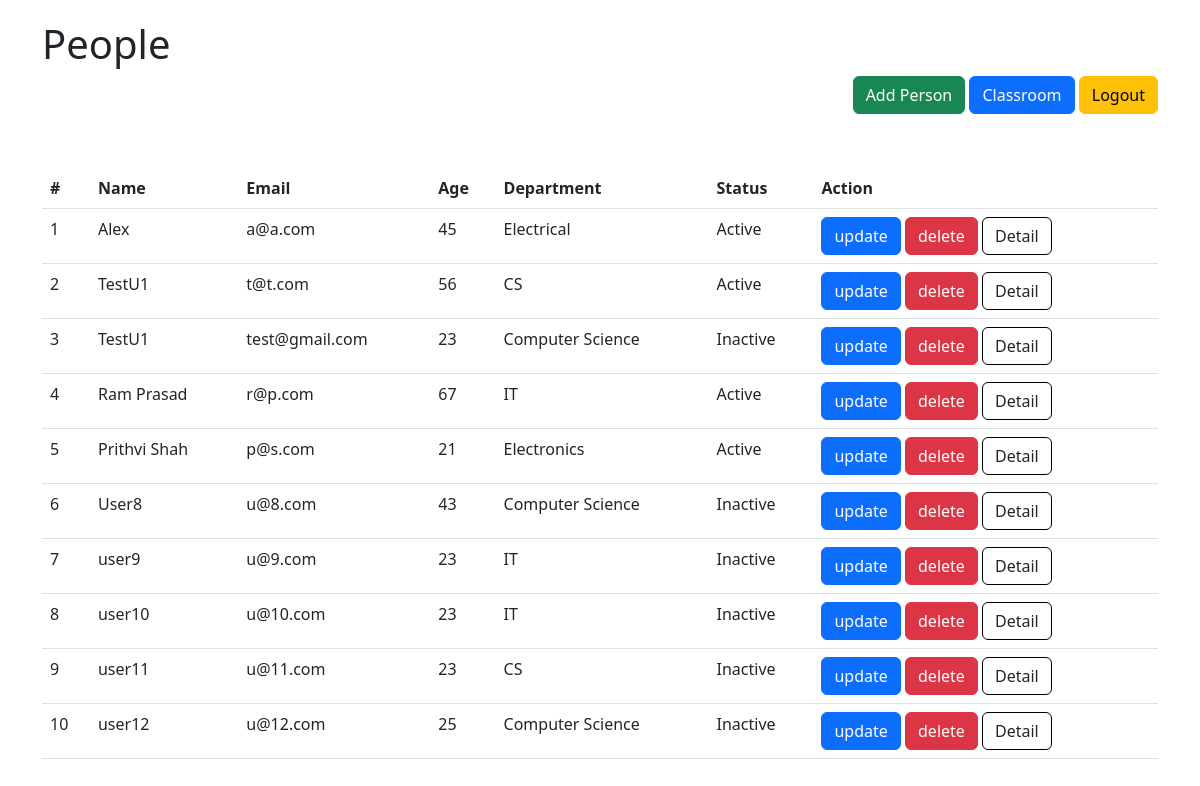
The page /c/person-list/ (signed in) on the database as committed earlier.
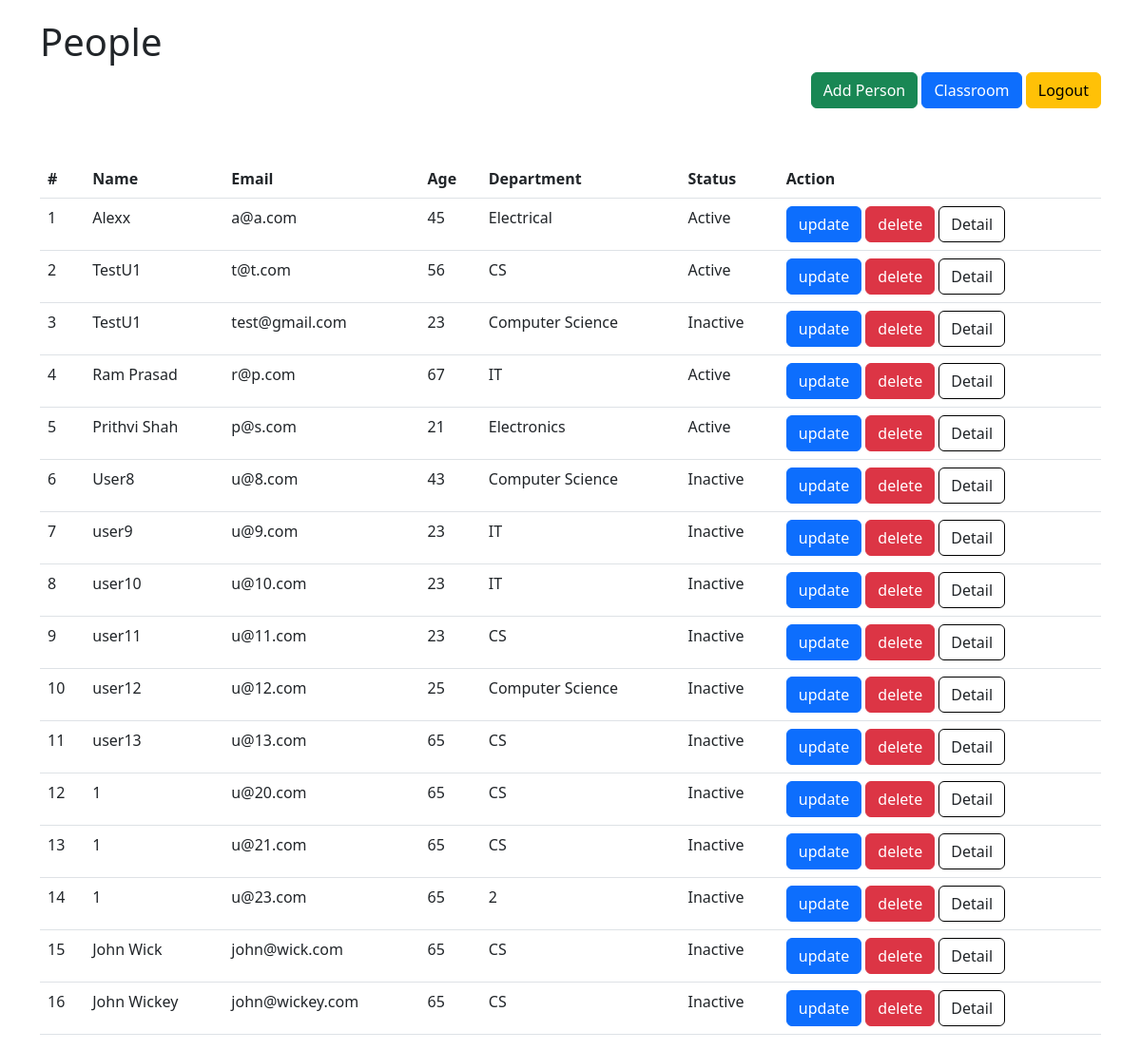
The same page on the database as committed later.
### crud/models.py (models this page shows, shortened)
class Person(models.Model):
    name = models.CharField(max_length=50)
    email = models.EmailField(unique=True)
    age = models.PositiveIntegerField()
    department = models.CharField(max_length=50)
    is_active = models.BooleanField(default=False)

### classbased/views.py (the view)
# urls.py: path('person-list/', PersonListView.as_view(), name="person_list"),
class PersonListView(ListView):
    template_name = "classbased/person_list.html"
    context_object_name = "persons"
    def get_queryset(self):
        if self.request.user.is_superuser:
            return Person.objects.all()
        return Person.objects.all()[:5]

### templates/classbased/person_list.html
{% extends "crud/base.html" %}
{% block content %}
    <div>
        <h1>People</h1>
        <div style="float: right">
            <a href="{% url 'create' %}" class="btn btn-success"
               >Add Person</a>
            <a href="{% url 'classroom' %}" class="btn btn-primary">Classroom</a>
            <a href="{% url 'logout' %}" class="btn btn-warning">Logout</a>
        </div>
    </div>
    <table class="table" style="margin-top: 100px">
        <thead>
        <tr>
            <th scope="col">#</th>
            <th scope="col">Name</th>
            <th scope="col">Email</th>
            <th scope="col">Age</th>
            <th scope="col">Department</th>
            <th scope="col">Status</th>
            <th scope="col">Action</th>
        </tr>
        </thead>
        <tbody>
        {% for person in persons %}
            <tr>
                <td>{{ forloop.counter }}</td>
                <td>{{ person.name }}</td>
                <td>{{ person.email }}</td>
                <td>{{ person.age }}</td>
                <td>{{ person.department }}</td>
                <td>
                    {% if person.is_active %}
                        Active
                    {% else %}
                        Inactive
                    {% endif %}
                </td>
                <td>
                    <a href="{% url 'update' person.id %}" class="btn btn-primary">update</a>
                    <a href="{% url 'delete' person.id %}" class="btn btn-danger">delete</a>
                    <a href="{% url 'person_detail_view' person.id %}" class="btn" style="border-color: black">Detail</a>
                </td>
            </tr>
        {% endfor %}
        </tbody>
    </table>
{% endblock %}

Rows that differ between the two databases and show on the page:
changed Person "a@a.com": name "Alex" → "Alexx"
added Person: name "user13", email "u@13.com", age "65", department "CS", is_active "Inactive"
added Person: name "1", email "u@20.com", age "65", department "CS", is_active "Inactive"
added Person: name "1", email "u@21.com", age "65", department "CS", is_active "Inactive"
added Person: name "1", email "u@23.com", age "65", department "2", is_active "Inactive"
added Person: name "John Wick", email "john@wick.com", age "65", department "CS", is_active "Inactive"
added Person: name "John Wickey", email "john@wickey.com", age "65", department "CS", is_active "Inactive"
